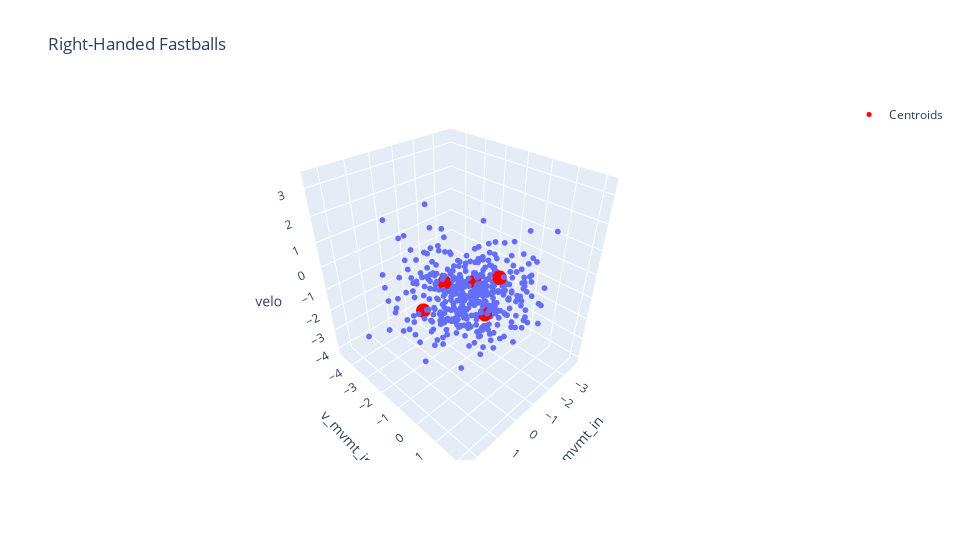

Notebook source saved alongside this figure:
### Code cell
#FANCY STANDARDIZED DATA
import plotly.express as px
import plotly.graph_objects as go

# Get x, y, z from df
z = right_ff_df['velo']
x = right_ff_df['h_mvmt_in']
y = right_ff_df['v_mvmt_in']

# Create an interactive 3D scatter plot using Plotly Express
fig = px.scatter_3d(right_ff_df, x=x, y=y, z=z,
                    labels={'x': 'Velocity (mph)',
                            'y': 'Horizontal Movement (inches)',
                            'z': 'Vertical Movement (inches)'},
                    title='Right-Handed Fastballs')

fig.update_traces(marker=dict(size=2))

# Add centroids as a separate trace
centroid_trace = go.Scatter3d(x=x2, y=y2, z=z2, mode='markers', 
                              marker=dict(size=5, color='red'),
                              name='Centroids')

fig.add_trace(centroid_trace)

fig.update_layout(
    width=1920*2/4,  # Set the width to your screen width or desired width
    height=1080*2/4,  # Set the height to your screen height or desired height
)

# Show the interactive plot
fig.show()

### Figure 1 — Plotly figure (JSON) as saved in the notebook; plotly's stock layout.template omitted (floating-point values rounded to 4 significant figures; data arrays with more than 128 entries replaced by an {"elided": "..."} marker saying what was removed)
{"data": [{"hovertemplate": "h_mvmt_in=%{x}<br>v_mvmt_in=%{y}<br>velo=%{z}<extra></extra>", "legendgroup": "", "marker": {"color": "#636efa", "size": 2, "symbol": "circle"}, "mode": "markers", "name": "", "scene": "scene", "showlegend": false, "type": "scatter3d", "x": {"elided": "421 float values"}, "y": {"elided": "421 float values"}, "z": {"elided": "421 float values"}}, {"marker": {"color": "red", "size": 5}, "mode": "markers", "name": "Centroids", "type": "scatter3d", "x": [-0.5543, -1.519, 0.9264, 0.8119, -0.1138], "y": [0.7597, -1.176, -1.29, -0.3148, 0.6033], "z": [0.7827, -0.8318, -0.8802, 0.7457, -0.5361]}], "layout": {"height": 540, "legend": {"tracegroupgap": 0}, "scene": {"domain": {"x": [0, 1], "y": [0, 1]}, "xaxis": {"title": {"text": "h_mvmt_in"}}, "yaxis": {"title": {"text": "v_mvmt_in"}}, "zaxis": {"title": {"text": "velo"}}}, "title": {"text": "Right-Handed Fastballs"}, "width": 960}}
